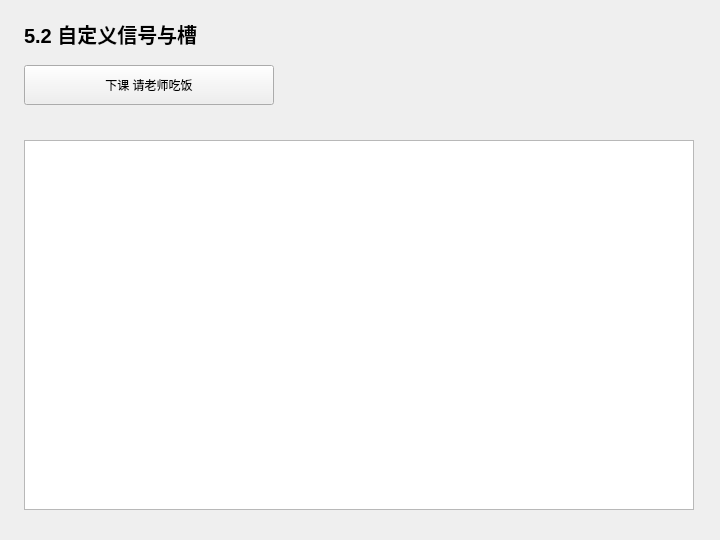
<?xml version="1.0" encoding="UTF-8"?>
<ui version="4.0">
 <class>Widget</class>
 <widget class="QWidget" name="Widget">
  <property name="geometry">
   <rect>
    <x>0</x>
    <y>0</y>
    <width>720</width>
    <height>540</height>
   </rect>
  </property>
  <property name="windowTitle">
   <string>5.2 自定义信号与槽</string>
  </property>
  <widget class="QLabel" name="headingLabel">
   <property name="geometry">
    <rect>
     <x>24</x>
     <y>18</y>
     <width>670</width>
     <height>32</height>
    </rect>
   </property>
   <property name="text">
    <string>5.2 自定义信号与槽</string>
   </property>
   <property name="font">
    <font>
     <pointsize>15</pointsize>
     <bold>true</bold>
    </font>
   </property>
  </widget>
  <widget class="QPlainTextEdit" name="outputEdit">
   <property name="geometry">
    <rect>
     <x>24</x>
     <y>140</y>
     <width>670</width>
     <height>370</height>
    </rect>
   </property>
   <property name="readOnly">
    <bool>true</bool>
   </property>
  </widget>
  <widget class="QPushButton" name="runButton">
   <property name="geometry">
    <rect>
     <x>24</x>
     <y>65</y>
     <width>250</width>
     <height>40</height>
    </rect>
   </property>
   <property name="text">
    <string>下课 请老师吃饭</string>
   </property>
  </widget>
 </widget>
 <resources />
 <connections />
</ui>
